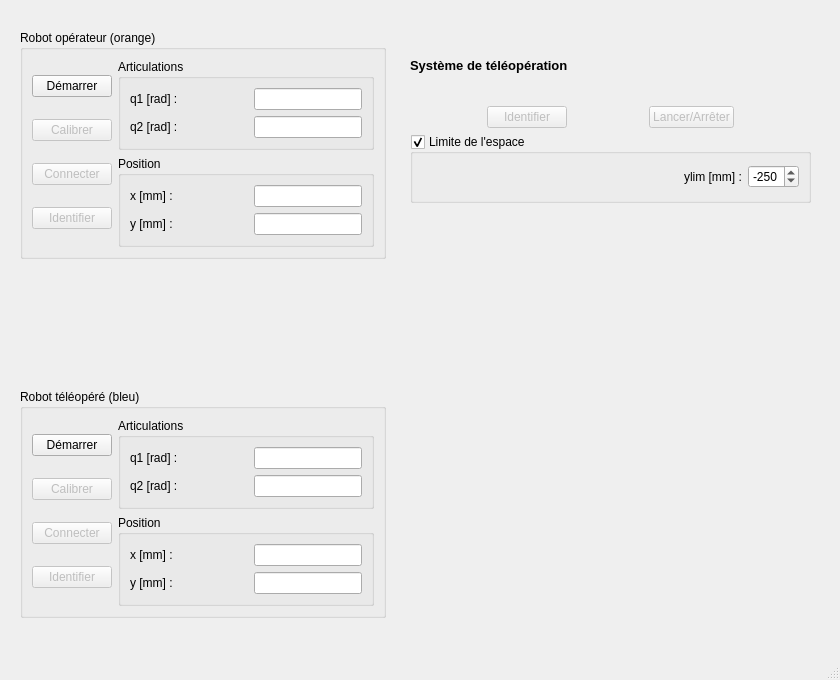
<?xml version="1.0" encoding="UTF-8"?>
<ui version="4.0">
 <class>MainWindow</class>
 <widget class="QMainWindow" name="MainWindow">
  <property name="geometry">
   <rect>
    <x>0</x>
    <y>0</y>
    <width>840</width>
    <height>680</height>
   </rect>
  </property>
  <property name="windowTitle">
   <string>MainWindow</string>
  </property>
  <widget class="QWidget" name="centralwidget">
   <widget class="QWidget" name="verticalLayoutWidget_4">
    <property name="geometry">
     <rect>
      <x>20</x>
      <y>30</y>
      <width>366</width>
      <height>588</height>
     </rect>
    </property>
    <layout class="QVBoxLayout" name="layout_robots">
     <item>
      <widget class="QGroupBox" name="Ro_box">
       <property name="title">
        <string>Robot opérateur (orange)</string>
       </property>
       <layout class="QHBoxLayout" name="horizontalLayout_3">
        <item>
         <layout class="QHBoxLayout" name="Ro_layout">
          <item>
           <layout class="QVBoxLayout" name="Ro_layout_boutons">
            <item>
             <widget class="QPushButton" name="Ro_bouton_demarrer">
              <property name="text">
               <string>Démarrer</string>
              </property>
             </widget>
            </item>
            <item>
             <widget class="QPushButton" name="Ro_bouton_calibrer">
              <property name="enabled">
               <bool>false</bool>
              </property>
              <property name="text">
               <string>Calibrer</string>
              </property>
             </widget>
            </item>
            <item>
             <widget class="QPushButton" name="Ro_bouton_connecter">
              <property name="enabled">
               <bool>false</bool>
              </property>
              <property name="text">
               <string>Connecter</string>
              </property>
             </widget>
            </item>
            <item>
             <widget class="QPushButton" name="Ro_bouton_identifier">
              <property name="enabled">
               <bool>false</bool>
              </property>
              <property name="text">
               <string>Identifier</string>
              </property>
             </widget>
            </item>
           </layout>
          </item>
          <item>
           <layout class="QVBoxLayout" name="Ro_layout_etat">
            <item>
             <widget class="QGroupBox" name="Ro_box_q">
              <property name="title">
               <string>Articulations</string>
              </property>
              <layout class="QVBoxLayout" name="verticalLayout_4">
               <item>
                <layout class="QVBoxLayout" name="Ro_layout_q">
                 <item>
                  <layout class="QHBoxLayout" name="Ro_layout_q1">
                   <item>
                    <widget class="QLabel" name="Ro_label_q1">
                     <property name="text">
                      <string>q1 [rad] :</string>
                     </property>
                    </widget>
                   </item>
                   <item>
                    <spacer name="Ro_horizontalSpacer_q1">
                     <property name="orientation">
                      <enum>Qt::Horizontal</enum>
                     </property>
                     <property name="sizeHint" stdset="0">
                      <size>
                       <width>40</width>
                       <height>20</height>
                      </size>
                     </property>
                    </spacer>
                   </item>
                   <item>
                    <widget class="QLineEdit" name="Ro_q1">
                     <property name="enabled">
                      <bool>true</bool>
                     </property>
                     <property name="readOnly">
                      <bool>true</bool>
                     </property>
                    </widget>
                   </item>
                  </layout>
                 </item>
                 <item>
                  <layout class="QHBoxLayout" name="Ro_layout_q2">
                   <item>
                    <widget class="QLabel" name="Ro_label_q2">
                     <property name="text">
                      <string>q2 [rad] :</string>
                     </property>
                    </widget>
                   </item>
                   <item>
                    <spacer name="Ro_horizontalSpacer_q2">
                     <property name="orientation">
                      <enum>Qt::Horizontal</enum>
                     </property>
                     <property name="sizeHint" stdset="0">
                      <size>
                       <width>40</width>
                       <height>20</height>
                      </size>
                     </property>
                    </spacer>
                   </item>
                   <item>
                    <widget class="QLineEdit" name="Ro_q2">
                     <property name="readOnly">
                      <bool>true</bool>
                     </property>
                    </widget>
                   </item>
                  </layout>
                 </item>
                </layout>
               </item>
              </layout>
             </widget>
            </item>
            <item>
             <widget class="QGroupBox" name="Ro_box_pos">
              <property name="title">
               <string>Position</string>
              </property>
              <layout class="QVBoxLayout" name="verticalLayout_5">
               <item>
                <layout class="QVBoxLayout" name="Ro_layout_pos">
                 <item>
                  <layout class="QHBoxLayout" name="Ro_layout_x">
                   <item>
                    <widget class="QLabel" name="Ro_label_x">
                     <property name="text">
                      <string>x [mm] :</string>
                     </property>
                    </widget>
                   </item>
                   <item>
                    <spacer name="Ro_horizontalSpacer_x">
                     <property name="orientation">
                      <enum>Qt::Horizontal</enum>
                     </property>
                     <property name="sizeHint" stdset="0">
                      <size>
                       <width>40</width>
                       <height>20</height>
                      </size>
                     </property>
                    </spacer>
                   </item>
                   <item>
                    <widget class="QLineEdit" name="Ro_x">
                     <property name="enabled">
                      <bool>true</bool>
                     </property>
                     <property name="readOnly">
                      <bool>true</bool>
                     </property>
                    </widget>
                   </item>
                  </layout>
                 </item>
                 <item>
                  <layout class="QHBoxLayout" name="Ro_layout_y">
                   <item>
                    <widget class="QLabel" name="Ro_label_y">
                     <property name="text">
                      <string>y [mm] :</string>
                     </property>
                    </widget>
                   </item>
                   <item>
                    <spacer name="Ro_horizontalSpacer_y">
                     <property name="orientation">
                      <enum>Qt::Horizontal</enum>
                     </property>
                     <property name="sizeHint" stdset="0">
                      <size>
                       <width>40</width>
                       <height>20</height>
                      </size>
                     </property>
                    </spacer>
                   </item>
                   <item>
                    <widget class="QLineEdit" name="Ro_y">
                     <property name="readOnly">
                      <bool>true</bool>
                     </property>
                    </widget>
                   </item>
                  </layout>
                 </item>
                </layout>
               </item>
              </layout>
             </widget>
            </item>
           </layout>
          </item>
         </layout>
        </item>
       </layout>
      </widget>
     </item>
     <item>
      <spacer name="verticalSpacer">
       <property name="orientation">
        <enum>Qt::Vertical</enum>
       </property>
       <property name="sizeHint" stdset="0">
        <size>
         <width>20</width>
         <height>40</height>
        </size>
       </property>
      </spacer>
     </item>
     <item>
      <widget class="QGroupBox" name="Rt_box">
       <property name="title">
        <string>Robot téléopéré (bleu)</string>
       </property>
       <layout class="QHBoxLayout" name="horizontalLayout_2">
        <item>
         <layout class="QHBoxLayout" name="Rt_layout">
          <item>
           <layout class="QVBoxLayout" name="Rt_layout_boutons">
            <item>
             <widget class="QPushButton" name="Rt_bouton_demarrer">
              <property name="text">
               <string>Démarrer</string>
              </property>
             </widget>
            </item>
            <item>
             <widget class="QPushButton" name="Rt_bouton_calibrer">
              <property name="enabled">
               <bool>false</bool>
              </property>
              <property name="text">
               <string>Calibrer</string>
              </property>
             </widget>
            </item>
            <item>
             <widget class="QPushButton" name="Rt_bouton_connecter">
              <property name="enabled">
               <bool>false</bool>
              </property>
              <property name="text">
               <string>Connecter</string>
              </property>
             </widget>
            </item>
            <item>
             <widget class="QPushButton" name="Rt_bouton_identifier">
              <property name="enabled">
               <bool>false</bool>
              </property>
              <property name="text">
               <string>Identifier</string>
              </property>
             </widget>
            </item>
           </layout>
          </item>
          <item>
           <layout class="QVBoxLayout" name="Rt_layout_etat">
            <item>
             <widget class="QGroupBox" name="Rt_box_q">
              <property name="title">
               <string>Articulations</string>
              </property>
              <layout class="QVBoxLayout" name="verticalLayout">
               <item>
                <layout class="QVBoxLayout" name="Rt_layout_q">
                 <item>
                  <layout class="QHBoxLayout" name="Rt_layout_q1">
                   <item>
                    <widget class="QLabel" name="Rt_label_q1">
                     <property name="text">
                      <string>q1 [rad] :</string>
                     </property>
                    </widget>
                   </item>
                   <item>
                    <spacer name="Rt_horizontalSpacer_q1">
                     <property name="orientation">
                      <enum>Qt::Horizontal</enum>
                     </property>
                     <property name="sizeHint" stdset="0">
                      <size>
                       <width>40</width>
                       <height>20</height>
                      </size>
                     </property>
                    </spacer>
                   </item>
                   <item>
                    <widget class="QLineEdit" name="Rt_q1">
                     <property name="enabled">
                      <bool>true</bool>
                     </property>
                     <property name="readOnly">
                      <bool>true</bool>
                     </property>
                    </widget>
                   </item>
                  </layout>
                 </item>
                 <item>
                  <layout class="QHBoxLayout" name="Rt_layout_q2">
                   <item>
                    <widget class="QLabel" name="Rt_label_q2">
                     <property name="text">
                      <string>q2 [rad] :</string>
                     </property>
                    </widget>
                   </item>
                   <item>
                    <spacer name="Rt_horizontalSpacer_q2">
                     <property name="orientation">
                      <enum>Qt::Horizontal</enum>
                     </property>
                     <property name="sizeHint" stdset="0">
                      <size>
                       <width>40</width>
                       <height>20</height>
                      </size>
                     </property>
                    </spacer>
                   </item>
                   <item>
                    <widget class="QLineEdit" name="Rt_q2">
                     <property name="readOnly">
                      <bool>true</bool>
                     </property>
                    </widget>
                   </item>
                  </layout>
                 </item>
                </layout>
               </item>
              </layout>
             </widget>
            </item>
            <item>
             <widget class="QGroupBox" name="Rt_box_pos">
              <property name="title">
               <string>Position</string>
              </property>
              <layout class="QVBoxLayout" name="verticalLayout_3">
               <item>
                <layout class="QVBoxLayout" name="Rt_layout_pos">
                 <item>
                  <layout class="QHBoxLayout" name="Rt_layout_x">
                   <item>
                    <widget class="QLabel" name="Rt_label_x">
                     <property name="text">
                      <string>x [mm] :</string>
                     </property>
                    </widget>
                   </item>
                   <item>
                    <spacer name="Rt_horizontalSpacer_x">
                     <property name="orientation">
                      <enum>Qt::Horizontal</enum>
                     </property>
                     <property name="sizeHint" stdset="0">
                      <size>
                       <width>40</width>
                       <height>20</height>
                      </size>
                     </property>
                    </spacer>
                   </item>
                   <item>
                    <widget class="QLineEdit" name="Rt_x">
                     <property name="enabled">
                      <bool>true</bool>
                     </property>
                     <property name="readOnly">
                      <bool>true</bool>
                     </property>
                    </widget>
                   </item>
                  </layout>
                 </item>
                 <item>
                  <layout class="QHBoxLayout" name="Rt_layout_y">
                   <item>
                    <widget class="QLabel" name="Rt_label_y">
                     <property name="text">
                      <string>y [mm] :</string>
                     </property>
                    </widget>
                   </item>
                   <item>
                    <spacer name="Rt_horizontalSpacer_y">
                     <property name="orientation">
                      <enum>Qt::Horizontal</enum>
                     </property>
                     <property name="sizeHint" stdset="0">
                      <size>
                       <width>40</width>
                       <height>20</height>
                      </size>
                     </property>
                    </spacer>
                   </item>
                   <item>
                    <widget class="QLineEdit" name="Rt_y">
                     <property name="readOnly">
                      <bool>true</bool>
                     </property>
                    </widget>
                   </item>
                  </layout>
                 </item>
                </layout>
               </item>
              </layout>
             </widget>
            </item>
           </layout>
          </item>
         </layout>
        </item>
       </layout>
      </widget>
     </item>
    </layout>
   </widget>
   <widget class="QCustomPlot" name="figure" native="true">
    <property name="geometry">
     <rect>
      <x>410</x>
      <y>210</y>
      <width>400</width>
      <height>400</height>
     </rect>
    </property>
   </widget>
   <widget class="QWidget" name="verticalLayoutWidget_5">
    <property name="geometry">
     <rect>
      <x>410</x>
      <y>30</y>
      <width>401</width>
      <height>173</height>
     </rect>
    </property>
    <layout class="QVBoxLayout" name="teleop_layout">
     <item>
      <widget class="QLabel" name="teleop_label">
       <property name="font">
        <font>
         <pointsize>10</pointsize>
         <weight>75</weight>
         <bold>true</bold>
        </font>
       </property>
       <property name="text">
        <string>Système de téléopération</string>
       </property>
      </widget>
     </item>
     <item>
      <layout class="QHBoxLayout" name="teleop_layout_boutons">
       <item>
        <spacer name="horizontalSpacer_3">
         <property name="orientation">
          <enum>Qt::Horizontal</enum>
         </property>
         <property name="sizeHint" stdset="0">
          <size>
           <width>40</width>
           <height>20</height>
          </size>
         </property>
        </spacer>
       </item>
       <item>
        <widget class="QPushButton" name="teleop_bouton_identifier">
         <property name="enabled">
          <bool>false</bool>
         </property>
         <property name="text">
          <string>Identifier</string>
         </property>
        </widget>
       </item>
       <item>
        <spacer name="horizontalSpacer_2">
         <property name="orientation">
          <enum>Qt::Horizontal</enum>
         </property>
         <property name="sizeHint" stdset="0">
          <size>
           <width>40</width>
           <height>20</height>
          </size>
         </property>
        </spacer>
       </item>
       <item>
        <widget class="QPushButton" name="teleop_bouton_lancer">
         <property name="enabled">
          <bool>false</bool>
         </property>
         <property name="text">
          <string>Lancer/Arrêter</string>
         </property>
         <property name="checkable">
          <bool>true</bool>
         </property>
         <property name="autoDefault">
          <bool>false</bool>
         </property>
         <property name="default">
          <bool>false</bool>
         </property>
         <property name="flat">
          <bool>false</bool>
         </property>
        </widget>
       </item>
       <item>
        <spacer name="horizontalSpacer_4">
         <property name="orientation">
          <enum>Qt::Horizontal</enum>
         </property>
         <property name="sizeHint" stdset="0">
          <size>
           <width>40</width>
           <height>20</height>
          </size>
         </property>
        </spacer>
       </item>
      </layout>
     </item>
     <item>
      <widget class="QGroupBox" name="teleop_box_ylim">
       <property name="title">
        <string>Limite de l'espace</string>
       </property>
       <property name="checkable">
        <bool>true</bool>
       </property>
       <layout class="QHBoxLayout" name="horizontalLayout_4">
        <item>
         <layout class="QHBoxLayout" name="teleop_layout_ylim">
          <item>
           <spacer name="horizontalSpacer">
            <property name="orientation">
             <enum>Qt::Horizontal</enum>
            </property>
            <property name="sizeHint" stdset="0">
             <size>
              <width>40</width>
              <height>20</height>
             </size>
            </property>
           </spacer>
          </item>
          <item>
           <widget class="QLabel" name="teleop_label_ylim">
            <property name="text">
             <string>ylim [mm] :</string>
            </property>
           </widget>
          </item>
          <item>
           <widget class="QDoubleSpinBox" name="teleop_ylim">
            <property name="decimals">
             <number>0</number>
            </property>
            <property name="minimum">
             <double>-300.000000000000000</double>
            </property>
            <property name="maximum">
             <double>-150.000000000000000</double>
            </property>
            <property name="singleStep">
             <double>10.000000000000000</double>
            </property>
            <property name="value">
             <double>-250.000000000000000</double>
            </property>
           </widget>
          </item>
         </layout>
        </item>
       </layout>
      </widget>
     </item>
    </layout>
   </widget>
  </widget>
  <widget class="QMenuBar" name="menubar">
   <property name="geometry">
    <rect>
     <x>0</x>
     <y>0</y>
     <width>840</width>
     <height>31</height>
    </rect>
   </property>
  </widget>
  <widget class="QStatusBar" name="statusbar"/>
 </widget>
 <customwidgets>
  <customwidget>
   <class>QCustomPlot</class>
   <extends>QWidget</extends>
   <header>qcustomplot.h</header>
   <container>1</container>
  </customwidget>
 </customwidgets>
 <resources/>
 <connections>
  <connection>
   <sender>Ro_bouton_demarrer</sender>
   <signal>clicked(bool)</signal>
   <receiver>Ro_bouton_calibrer</receiver>
   <slot>setDisabled(bool)</slot>
   <hints>
    <hint type="sourcelabel">
     <x>92</x>
     <y>127</y>
    </hint>
    <hint type="destinationlabel">
     <x>92</x>
     <y>184</y>
    </hint>
   </hints>
  </connection>
  <connection>
   <sender>Ro_bouton_calibrer</sender>
   <signal>clicked(bool)</signal>
   <receiver>Ro_bouton_connecter</receiver>
   <slot>setDisabled(bool)</slot>
   <hints>
    <hint type="sourcelabel">
     <x>92</x>
     <y>184</y>
    </hint>
    <hint type="destinationlabel">
     <x>92</x>
     <y>241</y>
    </hint>
   </hints>
  </connection>
  <connection>
   <sender>Rt_bouton_demarrer</sender>
   <signal>clicked(bool)</signal>
   <receiver>Rt_bouton_calibrer</receiver>
   <slot>setDisabled(bool)</slot>
   <hints>
    <hint type="sourcelabel">
     <x>92</x>
     <y>429</y>
    </hint>
    <hint type="destinationlabel">
     <x>92</x>
     <y>486</y>
    </hint>
   </hints>
  </connection>
  <connection>
   <sender>Rt_bouton_calibrer</sender>
   <signal>clicked(bool)</signal>
   <receiver>Rt_bouton_connecter</receiver>
   <slot>setDisabled(bool)</slot>
   <hints>
    <hint type="sourcelabel">
     <x>92</x>
     <y>486</y>
    </hint>
    <hint type="destinationlabel">
     <x>92</x>
     <y>543</y>
    </hint>
   </hints>
  </connection>
  <connection>
   <sender>teleop_bouton_identifier</sender>
   <signal>toggled(bool)</signal>
   <receiver>teleop_bouton_lancer</receiver>
   <slot>setEnabled(bool)</slot>
   <hints>
    <hint type="sourcelabel">
     <x>521</x>
     <y>129</y>
    </hint>
    <hint type="destinationlabel">
     <x>698</x>
     <y>129</y>
    </hint>
   </hints>
  </connection>
 </connections>
</ui>
